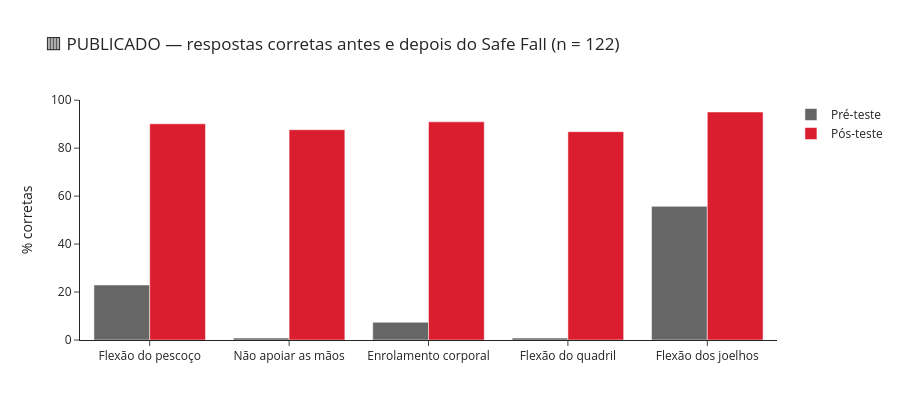

Here is the notebook cell this chart was saved with:
### Markdown cell above
**Gráfico interativo (Plotly)** — passe o mouse para ver contagens e porcentagens recalculadas.

### Code cell
import plotly.graph_objects as go

pct = lambda n: 100 * n / N_TOTAL
fig = go.Figure()
fig.add_bar(name="Pré-teste", x=t1.variavel_pt, y=pct(t1.pre_correct_n), marker_color=viz.GRAY,
            customdata=t1.pre_correct_n, hovertemplate="%{x}<br>pré: %{customdata}/122 = %{y:.1f}%<extra></extra>")
fig.add_bar(name="Pós-teste", x=t1.variavel_pt, y=pct(t1.post_correct_n), marker_color=viz.RED,
            customdata=t1.post_correct_n, hovertemplate="%{x}<br>pós: %{customdata}/122 = %{y:.1f}%<extra></extra>")
fig.update_layout(barmode="group", template="simple_white", yaxis_title="% corretas", height=420,
                  title="🟥 PUBLICADO — respostas corretas antes e depois do Safe Fall (n = 122)")
fig.show()

### Figure 1 — Plotly figure (JSON) as saved in the notebook; plotly's stock layout.template omitted (floating-point values rounded to 4 significant figures)
{"data": [{"customdata": [28, 1, 9, 1, 68], "hovertemplate": "%{x}<br>pré: %{customdata}/122 = %{y:.1f}%<extra></extra>", "marker": {"color": "#666666"}, "name": "Pré-teste", "type": "bar", "x": ["Flexão do pescoço", "Não apoiar as mãos", "Enrolamento corporal", "Flexão do quadril", "Flexão dos joelhos"], "y": [22.95, 0.8197, 7.377, 0.8197, 55.74]}, {"customdata": [110, 107, 111, 106, 116], "hovertemplate": "%{x}<br>pós: %{customdata}/122 = %{y:.1f}%<extra></extra>", "marker": {"color": "#DB1E2F"}, "name": "Pós-teste", "type": "bar", "x": ["Flexão do pescoço", "Não apoiar as mãos", "Enrolamento corporal", "Flexão do quadril", "Flexão dos joelhos"], "y": [90.16, 87.7, 90.98, 86.89, 95.08]}], "layout": {"barmode": "group", "height": 420, "title": {"text": "🟥 PUBLICADO — respostas corretas antes e depois do Safe Fall (n = 122)"}, "yaxis": {"title": {"text": "% corretas"}}}}
